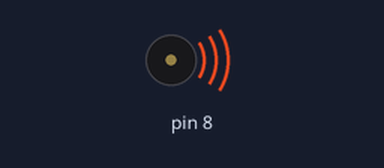
Recording of a sketch running on a simulated Arduino Uno, built with avr-gcc and run on an emulated ATmega328P. Parts: buzzer (waves = sounding).

Above: at 0.5 s.
Timing chart, 0 to 4.6 s (numbered marks = the images above):
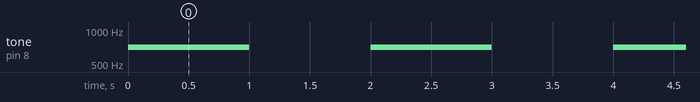

The sketch:

new_buzzer.ino
```cpp
#include <MeBuzzer.h>

MeBuzzer buzzer;

void setup() {}

void loop() {
    // 700 Hz and 1 second
    buzzer.tone(700, 1000);
    delay(1000);
}

// buzzer continually buzzes on and off
// void loop() {
//   buzzerOn();
//   delay(1000);
//   buzzerOff();
//   delay(1000);
// }
```

Measured:
- by itself, tone on pin 8: alternates 700 Hz for 1.0 s and silent for 1.0 s
